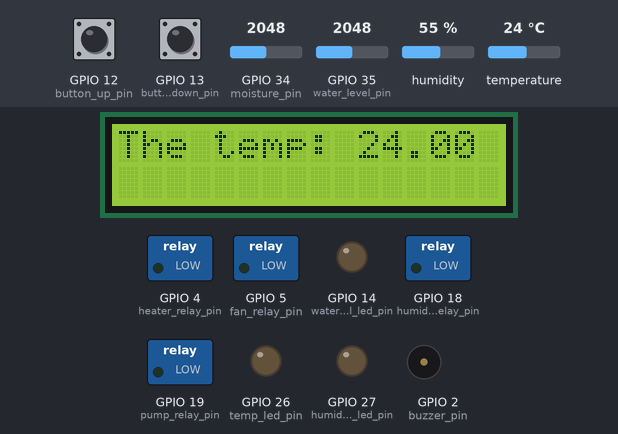
Simulated run of this program. Board: ESP32. Shown: 16×2 character LCD, switched loads named in the program (green lamp = pin HIGH), output pins drawn as LEDs (lit = HIGH), buzzer (waves = sounding). The inputs (shaded band) are chosen by the test bench; at power-on: GPIO 12 (button_up_pin) LOW, GPIO 13 (button_down_pin) LOW, GPIO 34 (moisture_pin) = 2048, GPIO 35 (water_level_pin) = 2048, humidity 55 %, temperature 24 °C. WiFi joins after 1.5 s; servers stay silent unless stated; no MQTT or app messages arrive unless stated; what the program prints to the serial monitor is not drawn.

Above: at 3.8 s.
3.9 s: GPIO 12 (button_up_pin) pulled HIGH for 3.2 s
At 8.0 s:
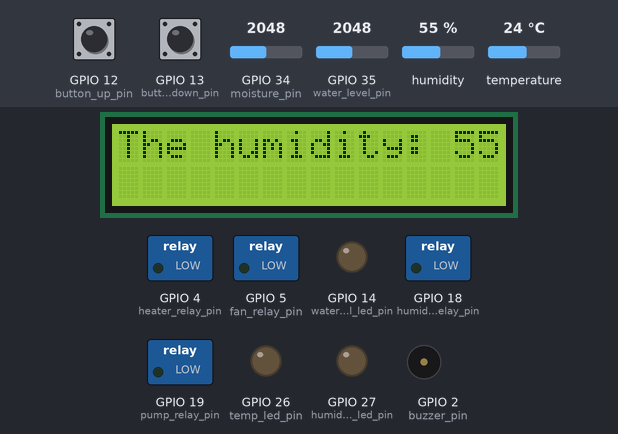
8.6 s: GPIO 13 (button_down_pin) pulled HIGH for 1 s
At 10.4 s:
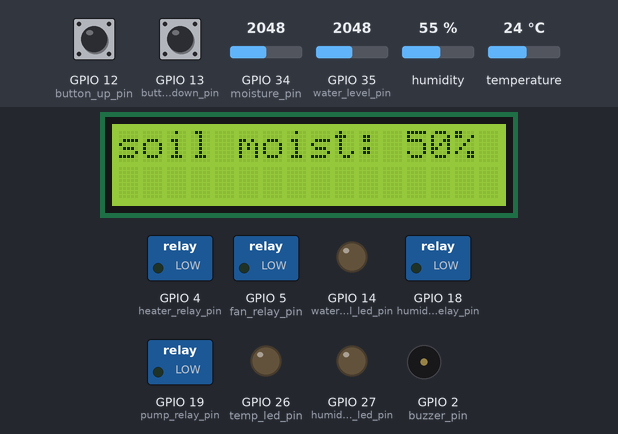
15.9 s: GPIO 34 (moisture_pin) set to 3972
At 16.9 s:
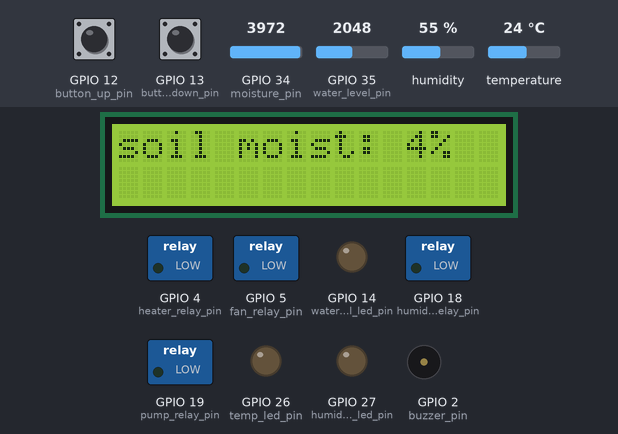
22.2 s: GPIO 35 (water_level_pin) set to 661
23.7 s: GPIO 35 (water_level_pin) set to 571
At 24.02 s:
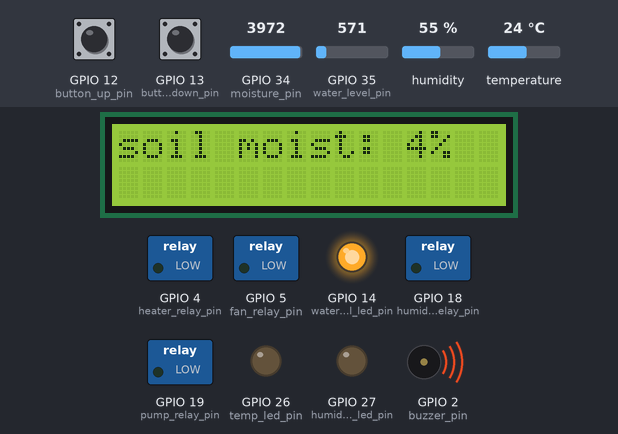
25.9 s: GPIO 12 (button_up_pin) pulled HIGH for 1 s
At 26.96 s:
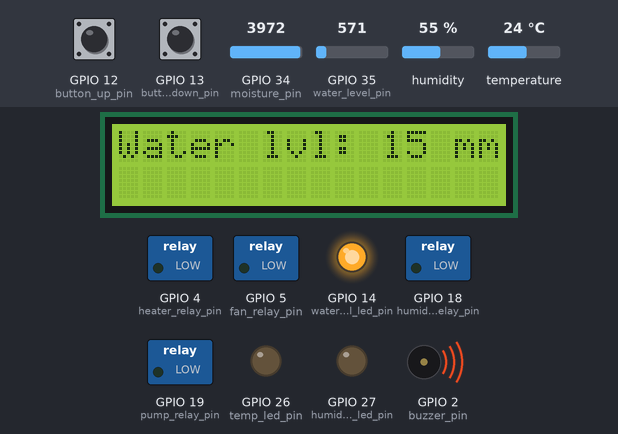
Timing chart, 0 to 29.6 s (numbered marks = the images above; inputs shaded):
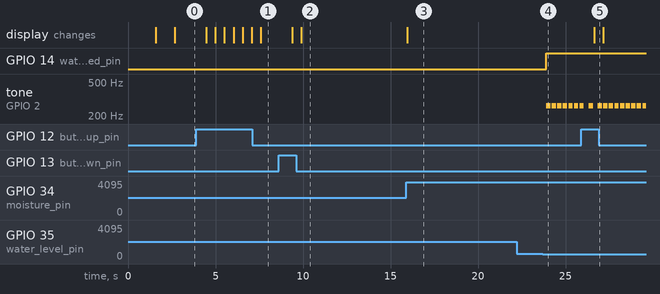

The program:

main.cpp
```cpp
// Include needed libraries
#include <Arduino.h>
#include <Adafruit_Sensor.h>
#include <Wire.h>
#include <DHT.h>
#include <LiquidCrystal_I2C.h>
#include <WiFi.h>
#include <WiFiClientSecure.h>
#include <PubSubClient.h>


// define our ESP32 pins
#define moisture_pin 34
#define water_level_pin 35
#define DHT22_pin 32
#define pump_relay_pin 19
#define fan_relay_pin 5
#define humidifier_relay_pin 18
#define heater_relay_pin 4
#define water_level_led_pin 14
#define temp_led_pin 26
#define humidity_led_pin 27
#define buzzer_pin 2
#define button_up_pin 12
#define button_down_pin 13
// Define the type of DHT sensor
#define DHTTYPE DHT22


// functions declarations
void wifiConnection();
void serverConnect();
void mycallback(char *topic, byte *payload, unsigned int length);

// MQTT cluster data
const char *cluster_url = "24934589ba0b470b8c3d9d6c83ca9ff5.s1.eu.hivemq.cloud";
const int port = 8883;
const char *user_name = "Al-Husain";
const char *client_password = "Al-Husain123";
const char *temp_pub = "ESP32/temp_pub";
const char *humidity_pub = "ESP32/humidity_pub";
const char *moisture_pub = "ESP32/moisture_pub";
const char *water_level_pub = "ESP32/water_level_pub";
const char *temp_sub = "ESP32/temp_sub";
const char *humidity_sub = "ESP32/humidity_sub";
const char *moisture_sub = "ESP32/moisture_sub";

// make a client
WiFiClientSecure espClient;
PubSubClient myclient(espClient);


// define the certificate
static const char *root_ca PROGMEM = R"EOF(
-----BEGIN CERTIFICATE-----
MIIFazCCA1OgAwIBAgIRAIIQz7DSQONZRGPgu2OCiwAwDQYJKoZIhvcNAQELBQAw
TzELMAkGA1UEBhMCVVMxKTAnBgNVBAoTIEludGVybmV0IFNlY3VyaXR5IFJlc2Vh
cmNoIEdyb3VwMRUwEwYDVQQDEwxJU1JHIFJvb3QgWDEwHhcNMTUwNjA0MTEwNDM4
WhcNMzUwNjA0MTEwNDM4WjBPMQswCQYDVQQGEwJVUzEpMCcGA1UEChMgSW50ZXJu
ZXQgU2VjdXJpdHkgUmVzZWFyY2ggR3JvdXAxFTATBgNVBAMTDElTUkcgUm9vdCBY
MTCCAiIwDQYJKoZIhvcNAQEBBQADggIPADCCAgoCggIBAK3oJHP0FDfzm54rVygc
h77ct984kIxuPOZXoHj3dcKi/vVqbvYATyjb3miGbESTtrFj/RQSa78f0uoxmyF+
0TM8ukj13Xnfs7j/EvEhmkvBioZxaUpmZmyPfjxwv60pIgbz5MDmgK7iS4+3mX6U
A5/TR5d8mUgjU+g4rk8Kb4Mu0UlXjIB0ttov0DiNewNwIRt18jA8+o+u3dpjq+sW
T8KOEUt+zwvo/7V3LvSye0rgTBIlDHCNAymg4VMk7BPZ7hm/ELNKjD+Jo2FR3qyH
B5T0Y3HsLuJvW5iB4YlcNHlsdu87kGJ55tukmi8mxdAQ4Q7e2RCOFvu396j3x+UC
B5iPNgiV5+I3lg02dZ77DnKxHZu8A/lJBdiB3QW0KtZB6awBdpUKD9jf1b0SHzUv
KBds0pjBqAlkd25HN7rOrFleaJ1/ctaJxQZBKT5ZPt0m9STJEadao0xAH0ahmbWn
OlFuhjuefXKnEgV4We0+UXgVCwOPjdAvBbI+e0ocS3MFEvzG6uBQE3xDk3SzynTn
jh8BCNAw1FtxNrQHusEwMFxIt4I7mKZ9YIqioymCzLq9gwQbooMDQaHWBfEbwrbw
qHyGO0aoSCqI3Haadr8faqU9GY/rOPNk3sgrDQoo//fb4hVC1CLQJ13hef4Y53CI
rU7m2Ys6xt0nUW7/vGT1M0NPAgMBAAGjQjBAMA4GA1UdDwEB/wQEAwIBBjAPBgNV
HRMBAf8EBTADAQH/MB0GA1UdDgQWBBR5tFnme7bl5AFzgAiIyBpY9umbbjANBgkq
hkiG9w0BAQsFAAOCAgEAVR9YqbyyqFDQDLHYGmkgJykIrGF1XIpu+ILlaS/V9lZL
ubhzEFnTIZd+50xx+7LSYK05qAvqFyFWhfFQDlnrzuBZ6brJFe+GnY+EgPbk6ZGQ
3BebYhtF8GaV0nxvwuo77x/Py9auJ/GpsMiu/X1+mvoiBOv/2X/qkSsisRcOj/KK
NFtY2PwByVS5uCbMiogziUwthDyC3+6WVwW6LLv3xLfHTjuCvjHIInNzktHCgKQ5
ORAzI4JMPJ+GslWYHb4phowim57iaztXOoJwTdwJx4nLCgdNbOhdjsnvzqvHu7Ur
TkXWStAmzOVyyghqpZXjFaH3pO3JLF+l+/+sKAIuvtd7u+Nxe5AW0wdeRlN8NwdC
jNPElpzVmbUq4JUagEiuTDkHzsxHpFKVK7q4+63SM1N95R1NbdWhscdCb+ZAJzVc
oyi3B43njTOQ5yOf+1CceWxG1bQVs5ZufpsMljq4Ui0/1lvh+wjChP4kqKOJ2qxq
4RgqsahDYVvTH9w7jXbyLeiNdd8XM2w9U/t7y0Ff/9yi0GE44Za4rF2LN9d11TPA
mRGunUHBcnWEvgJBQl9nJEiU0Zsnvgc/ubhPgXRR4Xq37Z0j4r7g1SgEEzwxA57d
emyPxgcYxn/eR44/KJ4EBs+lVDR3veyJm+kXQ99b21/+jh5Xos1AnX5iItreGCc=
-----END CERTIFICATE-----
)EOF";


// initialzie variables
int moisture_input, humidity_input, min_humidity_input, max_humidity_input, water_level_value, moisture_value, humidity_value;
float temp_input, min_temp_input, max_temp_input, temp_value;

// Variable to hold the page currently displayed on the screen.
int currentPage = 0;

// variables to check if the sensors read the same values or not
int moisture_checker = -1, humidity_checker = -1, water_level_checker = -1;
float temp_checker = -1;

// check if the user enter numbers as input
int temp_input_checker = 0, humidity_input_checker = 0, moisture_input_checker = 0;

// objects
DHT dht(DHT22_pin, DHTTYPE);

// define our LCD
LiquidCrystal_I2C lcd(0x27, 16, 2);

void setup(){
  Serial.begin(115200);

  // initialize LCD
  lcd.init();

  // clear the screen
  lcd.clear();

  // turn on LCD backlight
  lcd.backlight();


  dht.begin();
  wifiConnection();
  espClient.setCACert(root_ca);
  myclient.setServer(cluster_url, port);
  myclient.setCallback(mycallback);
  serverConnect();

  // configure the pins
  pinMode(humidifier_relay_pin, OUTPUT);
  pinMode(fan_relay_pin, OUTPUT);
  pinMode(heater_relay_pin, OUTPUT);
  pinMode(pump_relay_pin, OUTPUT);
  pinMode(temp_led_pin, OUTPUT);
  pinMode(humidity_led_pin, OUTPUT);
  pinMode(water_level_led_pin, OUTPUT);
  pinMode(buzzer_pin, OUTPUT);
  pinMode(button_up_pin, INPUT);
  pinMode(button_down_pin, INPUT);
}


void loop(){
  // DHT22 sensor readings
  temp_value = dht.readTemperature();
  humidity_value = dht.readHumidity();

  // Water_level sensor readings
  water_level_value = analogRead(water_level_pin);

  // mapping the water_level according to our tank (in millimeters)
  int mapped_value_water_level = map(water_level_value, 0, 4095, 0, 40);

  // soil_moisture sensor readings
  moisture_value = analogRead(moisture_pin);

  // mapping the soil_moisture in percentage
  int mapped_value_moisture = map(moisture_value, 0, 4095, 100, 0);

  if (!myclient.connected()) {
      Serial.println("Reconnect to server...");
      serverConnect();
  }
  myclient.loop();

  // temp publish
  if(temp_checker != temp_value){
    myclient.publish(temp_pub, String(temp_value).c_str());
    temp_checker = temp_value;
  }

  // himidity publish
  if(humidity_checker != humidity_value){
    myclient.publish(humidity_pub, String(humidity_value).c_str());
    humidity_checker = humidity_value;
  }

  // soil moisture publish
  if(moisture_checker != mapped_value_moisture){
    myclient.publish(moisture_pub, String(mapped_value_moisture).c_str());
    moisture_checker = mapped_value_moisture;
  }

  // water level publish
  if(water_level_checker != mapped_value_water_level){
    myclient.publish(water_level_pub, String(mapped_value_water_level + 10).c_str());
    water_level_checker = mapped_value_water_level;
  }

    lcd.clear();
     // set cursor to first column, first row
    lcd.setCursor(0, 0);
  // Display sensor readings by two touch buttouns
  switch (currentPage) {
    case 0:
      lcd.print("The temp: " + String(temp_value) + " C");
      break;

    case 1:
      lcd.print("The humidity: " + String(humidity_value) + "%");
      break;

    case 2:
      if(mapped_value_water_level == 0){
        lcd.print("Water <= 10 mm");
      }
      else{
        lcd.print("Water lvl: " + String(mapped_value_water_level + 10) + " mm");
      }
      break;

    case 3:
     lcd.print("soil moist: " + String(mapped_value_moisture) + "%");
      break;
  }

// Checking if UP button is pressed
  if (digitalRead(button_up_pin) == HIGH) {
    Serial.println("Button up pressed");
    if (currentPage > 0) {
      currentPage--;
    } else if (currentPage == 0){
      currentPage = 3;
    }
    delay(200); // Debounce delay
  }

  // Checking if DOWN button is pressed
  if (digitalRead(button_down_pin) == HIGH) {
    Serial.println("Button down pressed");
    if (currentPage < 3) {
      currentPage++;

    } else if (currentPage == 3){
      currentPage = 0;
    }
    delay(200); // Debounce delay
  }

  // Check if the water level is under a threshold
  if (mapped_value_water_level < 6){
    digitalWrite(water_level_led_pin, HIGH); // Turn the LED on
    tone(buzzer_pin, 262, 250); // warning of Low Water Level
  }
  else {
    digitalWrite(water_level_led_pin, LOW); // Turn the LED off
    noTone(buzzer_pin); // stop the warning
  }

  if(moisture_input_checker != 0){
    // check the moisture of the soil
    if (mapped_value_moisture < moisture_input) {
      // activate the water pump
      digitalWrite(pump_relay_pin, HIGH);
    }

    else {
      // deactivate the water pump
      digitalWrite(pump_relay_pin, LOW);
    }

  }

  if(temp_input_checker != 0){
    // check the temperature of the air inside the greenhouse
    if(temp_value > max_temp_input){
      // the temperture is high ==> activate the fan & deactivate the heater
      digitalWrite(temp_led_pin, HIGH);
      digitalWrite(heater_relay_pin, LOW);
      digitalWrite(fan_relay_pin, HIGH);
    }

    else if (temp_value < min_temp_input){
      // the temperture is low ==> activate the heater
      digitalWrite(temp_led_pin, HIGH);
      digitalWrite(heater_relay_pin, HIGH);
    }

    else {
      // the temperture is good ==> deactivate the heater
      digitalWrite(temp_led_pin, LOW);
      digitalWrite(heater_relay_pin, LOW);
    }
  }

  if(humidity_input_checker != 0){
    // check the humidity of the air inside the greenhouse
    if (humidity_value > max_humidity_input){
      // the humidity is high ==> activate the fan & deactivate the humidifier
      digitalWrite(humidity_led_pin, HIGH);
      digitalWrite(humidifier_relay_pin, LOW);
      digitalWrite(fan_relay_pin, HIGH);
    }

    else if (humidity_value < min_humidity_input){
      // The humidity is low ==> activate the humdifier
      digitalWrite(humidity_led_pin, HIGH);
      digitalWrite(humidifier_relay_pin, HIGH);
    }

    else{
      // the humidity is good ==> deactivate the humidifier
      digitalWrite(humidity_led_pin, LOW);
      digitalWrite(humidifier_relay_pin, LOW);
    }
  }

  if((temp_value >= min_temp_input && temp_value <= max_temp_input) && (humidity_value >= min_humidity_input && humidity_value <= max_humidity_input)){
    // the temperature is good and the humidity is good ==> deactivate the fan
    digitalWrite(fan_relay_pin, LOW);
  }

  delay(300);
}

void wifiConnection()
{
  const char *ssid = "Wokwi-GUEST";
  const char *password = "";
  Serial.print("Connecting to ");
  Serial.println(ssid);
  WiFi.begin(ssid, password);

  while (WiFi.status() != WL_CONNECTED){
    delay(100);
    Serial.print(".");
  }

  Serial.println("\nWifi Connected");
  lcd.setCursor(0, 0);
  lcd.print("IP address: ");
  lcd.setCursor(0, 1);
  lcd.print(WiFi.localIP());
  delay(1000);
}

void mycallback(char *topic, byte *payload, unsigned int length) {
  String message = "";
  for (int i = 0; i < length; i++) {
    message += (char) payload[i];
  }

  if(strcmp(topic, temp_sub) == 0){
    temp_input = message.toFloat();
    min_temp_input = temp_input - 0.5;
    max_temp_input = temp_input + 0.5;
    Serial.println("Received temperature: " + String(temp_input));
    temp_input_checker = 1;
  }

  else if(strcmp(topic, humidity_sub) == 0){
    humidity_input = message.toInt();
    min_humidity_input = humidity_input - 2;
    max_humidity_input = humidity_input + 2;
    Serial.println("Received humidity: " + String(humidity_input));
    humidity_input_checker = 1;
  }

  else if(strcmp(topic, moisture_sub) == 0){
    moisture_input = message.toInt();
    Serial.println("Received soil moisture: " + String(moisture_input));
    moisture_input_checker = 1;
  }

  else{
    Serial.println("Received message on unknown topic!!");
  }

}


void serverConnect(){
  while (!myclient.connected()) {
    String client_id = "esp32-client-";
    client_id += String(WiFi.macAddress());
    Serial.print("Connecting to the server....");
    if (myclient.connect(client_id.c_str(), user_name, client_password)){
      Serial.println("\nServer Connected");
      myclient.subscribe(temp_sub);
      myclient.subscribe(humidity_sub);
      myclient.subscribe(moisture_sub);
    }
    else{
      Serial.print("failed with state ");
      Serial.println(myclient.state());
      delay(2000);
    }
  }
}
```

Measured:
- the behaviour switches between 615 and 614 on GPIO 35 (water_level_pin) (found by bisection; images 3 and 4)
- after the input at 3.9 s, the display: first changes after 0.57 s (image 1 shows a later state)
- after the input at 8.6 s, the display: first changes after 0.79 s (image 2 shows a later state)
- after the input at 15.9 s, the display: changes after 0.06 s (image 3)
- after the input at 22.2 s, every drawn part: stays the same
- after the input at 23.7 s, GPIO 14 (water_level_led_pin): LOW → HIGH after 0.20 s; tone on GPIO 2 (buzzer_pin): alternates 262 Hz for 0.25 s and silent for 0.07 s, starting after 0.20 s
- after the input at 25.9 s, the display: changes after 0.74 s (image 5)
